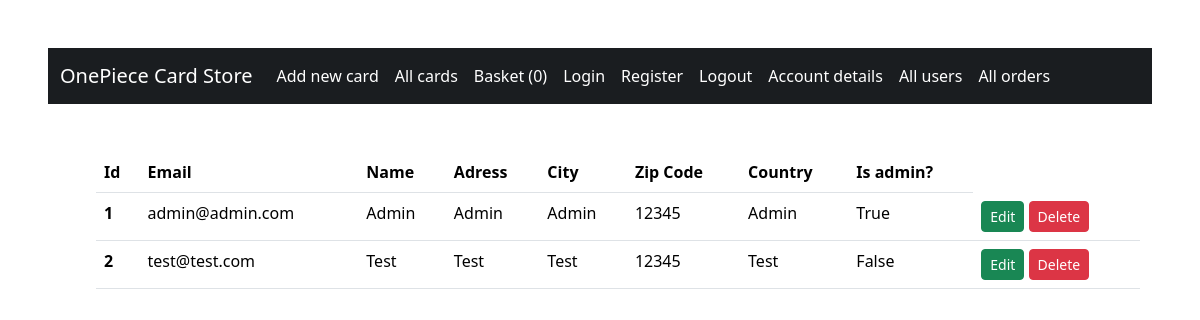
/all_users (signed in), run on the app's committed database.
### databases.py (models this page shows)
class User(db.Model, UserMixin):
    id = db.Column(db.Integer, primary_key=True)
    email = db.Column(db.String(50), nullable=False, default=False)
    password = db.Column(db.String(50), nullable=False, default=False)
    name = db.Column(db.String(25))
    adress = db.Column(db.String(75))
    city = db.Column(db.String(20))
    zipcode = db.Column(db.Integer)
    country = db.Column(db.String(20))
    is_admin = db.Column(db.Boolean, nullable=False, default=False)

### main.py (the view)
@app.route("/all_users")
@login_required
@admin_required
def all_users():
    users = User.query.all()
    return render_template("all_users.html", users=users)

### main.py (called while the page is built)
@login_manager.user_loader
def load_user(id):
    return User.query.filter(User.id == id).first()

def admin_required(f):
    @wraps(f)
    def decorated_function(*args, **kwargs):
        if not login_manager._login_disabled:
            if not current_user.is_authenticated or not current_user.is_admin:
                flash('Access denied: You need to be an admin to access this page.')
                return redirect(url_for('index'))
        return f(*args, **kwargs)
    return decorated_function

### templates/all_users.html (shortened to what this page needs)
{% extends "base.html" %}
{% from "macros.html" import delete_modal, delete_script %}
{% block body %}
<div class="container mx-lg-5 px-lg-5">
    <table class="table">
        <thead>
            <tr>
                <th scope="col">Id</th>
                <th scope="col">Email</th>
                <th scope="col">Name</th>
                <th scope="col">Adress</th>
                <th scope="col">City</th>
                <th scope="col">Zip Code</th>
                <th scope="col">Country</th>
                <th scope="col">Is admin?</th>
            </tr>
        </thead>
        <tbody>
            {% for user in users %}
            <tr>
                <th scope="row">{{ user.id }}</th>
                <td>{{ user.email }}</td>
                <td>{{ user.name }}</td>
                <td>{{ user.adress }}</td>
                <td>{{ user.city }}</td>
                <td>{{ user.zipcode }}</td>
                <td>{{ user.country }}</td>
                <td>{{ user.is_admin }}</td>
                <td>
                    <a href="{{ url_for('edit_user', user_id=user.id) }}" class="btn btn-success btn-sm">Edit</a>
                    <a type="button" class="btn btn-danger btn-sm delete-confirm" data-bs-toggle="modal"
                       data-bs-target="#confirmDeleteModal" data-desc="{{ 'Remove user {} from database?'.format(user.name) }}"
                       data-url="{{ url_for('delete_user', user_id=user.id) }}">
                        Delete
                    </a>
                </td>
            </tr>
            {% endfor %}
        </tbody>
    </table>
</div>
{% endblock %}

### data on the page
User: id "1", email "admin@admin.com", name "Admin", adress "Admin", city "Admin", zipcode "12345", country "Admin", is_admin "True"
User: id "2", email "test@test.com", name "Test", adress "Test", city "Test", zipcode "12345", country "Test", is_admin "False"

### other printed values
{{ session['basket']|length }} "0"
